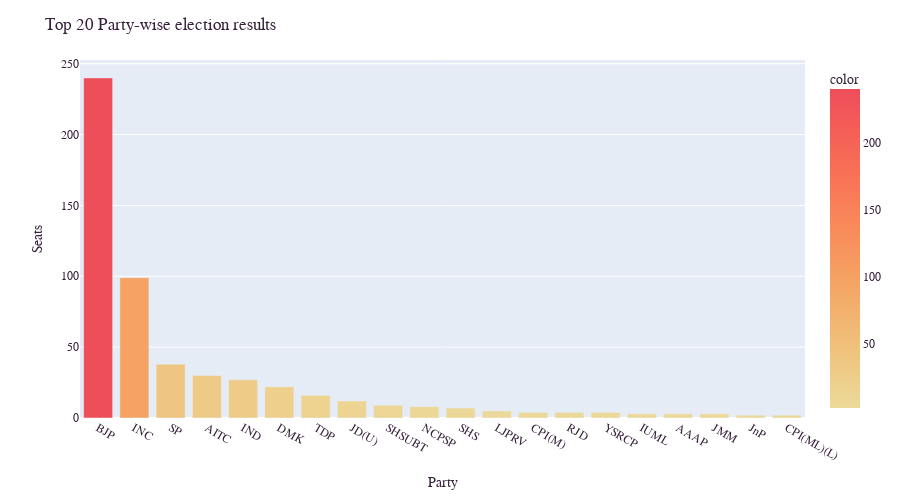

Notebook code cell kept with this figure:
### Code cell
# Number of seats won by each party
result = df[df['WINNER'] == 1].groupby('PARTY')['WINNER'].size()
result_df = pd.DataFrame(data=result).sort_values(by="WINNER", ascending=False)
result_df.reset_index(level=0, inplace=True)

# Visualize the party-wise election results
result_fig = px.bar(result_df, 
                    x=result_df['PARTY'][:20], 
                    y=result_df["WINNER"][:20], 
                    color=result_df['WINNER'][:20], 
                    height=500,
                    color_continuous_scale='Oryel')
result_fig.update_layout(title_text='Top 20 Party-wise election results',
                         font_family="Courier New",
                         font_color="#351f39",
                         title_font_family="Courier New",
                         title_font_color="#351f39",
                         xaxis_title="Party",
                         yaxis_title="Seats")
result_fig.show()

### Figure 1 — Plotly figure (JSON) as saved in the notebook; plotly's stock layout.template omitted (floating-point values rounded to 4 significant figures)
{"data": [{"alignmentgroup": "True", "hovertemplate": "x=%{x}<br>y=%{y}<br>color=%{marker.color}<extra></extra>", "legendgroup": "", "marker": {"color": [240, 99, 38, 30, 27, 22, 16, 12, 9, 8, 7, 5, 4, 4, 4, 3, 3, 3, 2, 2], "coloraxis": "coloraxis", "pattern": {"shape": ""}}, "name": "", "offsetgroup": "", "orientation": "v", "showlegend": false, "textposition": "auto", "type": "bar", "x": ["BJP", "INC", "SP", "AITC", "IND", "DMK", "TDP", "JD(U)", "SHSUBT", "NCPSP", "SHS", "LJPRV", "CPI(M)", "RJD", "YSRCP", "IUML", "AAAP", "JMM", "JnP", "CPI(ML)(L)"], "xaxis": "x", "y": [240, 99, 38, 30, 27, 22, 16, 12, 9, 8, 7, 5, 4, 4, 4, 3, 3, 3, 2, 2], "yaxis": "y"}], "layout": {"barmode": "relative", "coloraxis": {"colorbar": {"title": {"text": "color"}}, "colorscale": [[0, "rgb(236, 218, 154)"], [0.1667, "rgb(239, 196, 126)"], [0.3333, "rgb(243, 173, 106)"], [0.5, "rgb(247, 148, 93)"], [0.6667, "rgb(249, 123, 87)"], [0.8333, "rgb(246, 99, 86)"], [1, "rgb(238, 77, 90)"]]}, "font": {"color": "#351f39", "family": "Courier New"}, "height": 500, "legend": {"tracegroupgap": 0}, "margin": {"t": 60}, "title": {"font": {"color": "#351f39", "family": "Courier New"}, "text": "Top 20 Party-wise election results"}, "xaxis": {"anchor": "y", "domain": [0, 1], "title": {"text": "Party"}}, "yaxis": {"anchor": "x", "domain": [0, 1], "title": {"text": "Seats"}}}}
